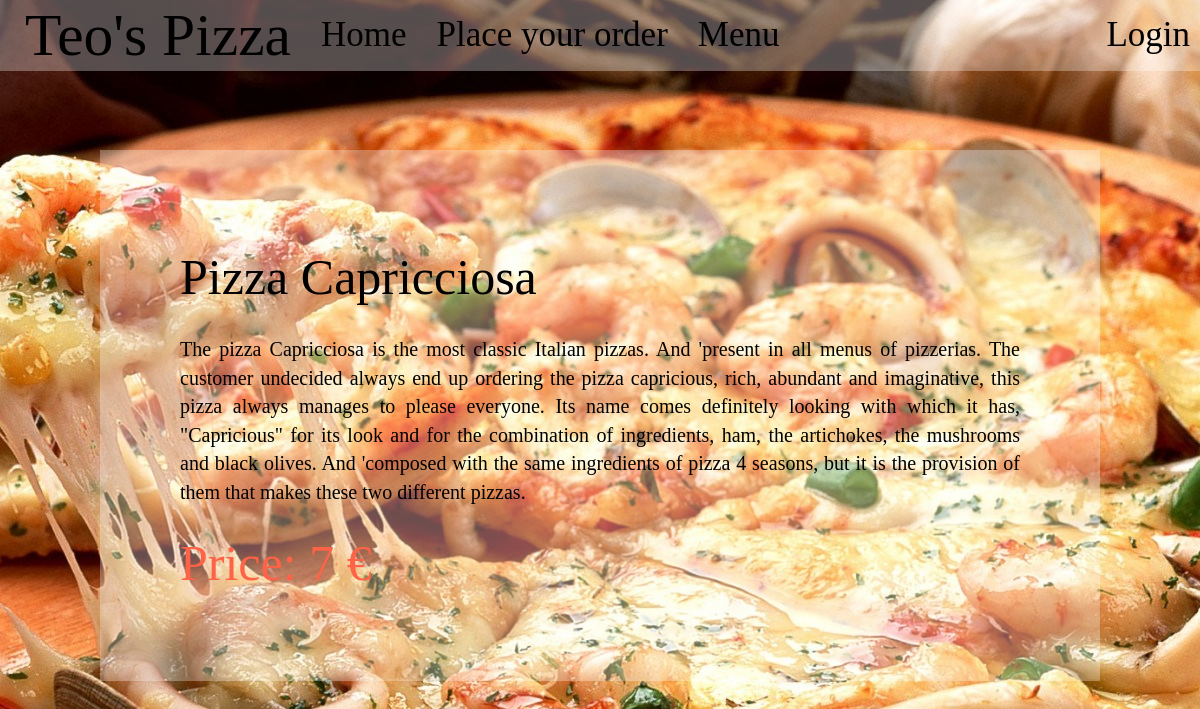
The app's page /order/pizza_details/2/, older data.
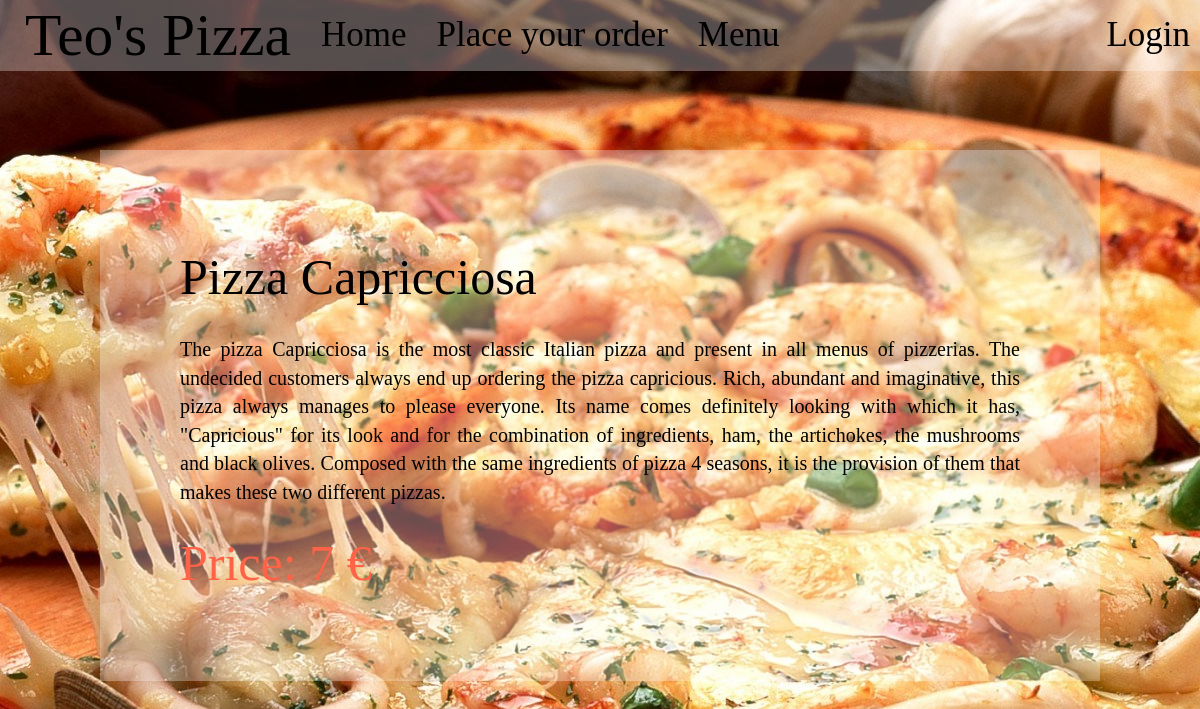
The same page, newer data.
### order/models.py (models this page shows, shortened)
class Pizza(models.Model):
    name = models.CharField (max_length = 30)
    description = models.TextField()
    price = models.IntegerField(validators=[MinValueValidator(0),
                                            MaxValueValidator(100)])
    img_url = models.CharField(max_length = 50, default = "bg1.jpg")
    stock = models.IntegerField(validators=[MinValueValidator(0),
                                        MaxValueValidator(100)], default = '0')
    class Meta:
        ordering = ['name']
    def get_absolute_url(self):
        return reverse('pizza_details', args=[self.id])

### order/views.py (the view)
# urls.py: re_path(r'^pizza_details/(?P<pk>\d+)/$', PizzaDetails.as_view(), name="pizza_details"),
class PizzaDetails(RetrieveAPIView):
    renderer_classes = [TemplateHTMLRenderer]
    template_name = 'orders/pizza_details.html'
    serializer_class = PizzaSerializer
    def get_queryset(self):
        return Pizza.objects.all()
    def get_object(self, queryset=None):
        if queryset is None:
            queryset = self.get_queryset()
        pk = self.kwargs['pk']
        queryset = queryset.filter(pk=pk)
        try:
            obj = queryset.get()
        except queryset.model.DoesNotExist:
            return None
        return obj
    def get(self, request,*args, **kwargs):
        pizza = self.get_object()
        if(pizza!=None):
            serializer = PizzaSerializer(pizza)
            return Response({'pizza' : serializer.data}, status=status.HTTP_200_OK)
        else:
            text = "We couldn't find the Pizza you requested."
            return Response({'text':text}, template_name = 'error.html', status=status.HTTP_404_NOT_FOUND)

### order/templatetags/pizza_extras.py (called while the page is built)
@register.inclusion_tag('orders/pizza_listing.html')
def pizza_list():
    pizzas = Pizza.objects.all()
    return {'pizza_list' : pizzas}

### templates/orders/pizza_details.html (shortened to what this page needs)
{% extends 'base.html' %}
{% block styling %}
{{ block.super }}
{% endblock styling %}
{% block content %}
<div class="container-fluid">
  <div class="row">
      <h1>  {{ pizza.name }}</h1><br>
  </div>
<div class="row">
    <p>{{ pizza.description }}</p>
</div>
<div class="row">
    <h1 class="price">Price: {{ pizza.price }} &euro;</h1>
</div>
</div>
  {% endblock %}

### templates/base.html (shortened to what this page needs)
{% load static %}
{% load pizza_extras %}
<!DOCTYPE html>
<html lang="en">
<head>
  <link rel="stylesheet" href="https://maxcdn.bootstrapcdn.com/bootstrap/3.4.0/css/bootstrap.min.css">
  {% block styling %}
    <link rel="stylesheet" href="/static/css/basestyle.css">
  {% endblock styling %}
</head>
<body>
<nav class="navbar transparent navbar-fixed-top">
  <div class="navbar-header">
    <a class="navbar-brand navbutton" href="{% url 'welcome' %}">Teo's Pizza</a>
  </div>
  <div class="collapse navbar-collapse">
  <ul class="nav navbar-nav">
    <li><a class="navbutton" href="{% url 'client_home' %}">Home</a></li>
    <li><a class="navbutton" href="{% url 'place_order' %}">Place your order</a></li>
    <li class="dropdown"><a class="dropdown-toggle navbutton" data-toggle="dropdown" href="#">Menu</a>
     </li>
   </ul>
   <ul class="nav navbar-nav navbar-right">
          {% if user.is_authenticated %}
            <li><div id="hello">Hello, {{ user }}!</div></li>
            <li><a class="navbutton" href="{% url "client_logout" %}">Logout</a></li>
          {% else %}
            <li><a class="navbutton" href="{% url "client_login" %}">Login</a></li>
          {% endif %}
   </ul>
   </div>
</nav>
<div class="container container-bg">
      {% block content %}
      {% endblock %}
</div>
</body>
</html>

### static/css/basestyle.css (style rules this page uses)
body { color: black; text-align: center; background: url(../img/bg1.jpg); background-repeat: no-repeat; background-size: cover; background-attachment: fixed; }
.navbar-fixed-top.transparent { padding:10px; background: rgba(255, 255, 255, 0.3); font-family: "Marker Felt"; font-size: 35px; }
.navbar-brand { font-size:170%; }
.dropdown { width = 300px; }
.navbutton { color: black !important; }

Row changes from the older to the newer data that the page shows:
changed Pizza "Pizza Capricciosa": description "…the most classic Italian pizzas. And 'present in all menus of pizzerias. The customer undecided always end up ordering the pizza capricious, rich, abundant and imaginative, this pizza always manages to please everyone. Its name comes definitely looking with which it has, \"Capricious\" for its look and for the combination of ingredients, ham, the artichokes, the mushrooms and black olives. And 'composed with the same ingredients of pizza 4 seasons, but it is the provision…" → "…the most classic Italian pizza and present in all menus of pizzerias. The undecided customers always end up ordering the pizza capricious. Rich, abundant and imaginative, this pizza always manages to please everyone. Its name comes definitely looking with which it has, \"Capricious\" for its look and for the combination of ingredients, ham, the artichokes, the mushrooms and black olives. Composed with the same ingredients of pizza 4 seasons, it is the provision…"
